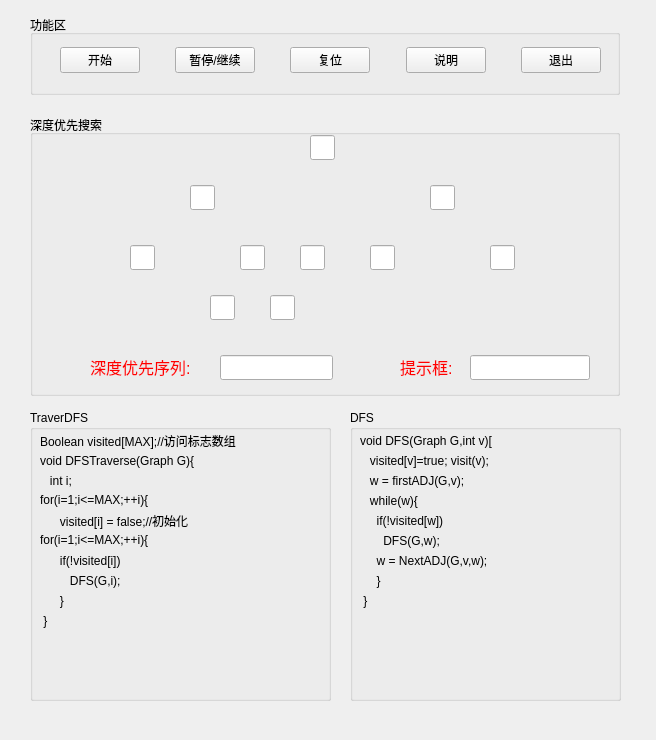
<?xml version="1.0" encoding="UTF-8"?>
<ui version="4.0">
 <class>DFS_Graph</class>
 <widget class="QMainWindow" name="DFS_Graph">
  <property name="geometry">
   <rect>
    <x>0</x>
    <y>0</y>
    <width>656</width>
    <height>740</height>
   </rect>
  </property>
  <property name="windowTitle">
   <string>MainWindow</string>
  </property>
  <widget class="QWidget" name="centralwidget">
   <widget class="QGroupBox" name="ButtonBox">
    <property name="geometry">
     <rect>
      <x>30</x>
      <y>15</y>
      <width>590</width>
      <height>80</height>
     </rect>
    </property>
    <property name="title">
     <string>功能区</string>
    </property>
    <widget class="QWidget" name="layoutWidget">
     <property name="geometry">
      <rect>
       <x>30</x>
       <y>30</y>
       <width>541</width>
       <height>30</height>
      </rect>
     </property>
     <layout class="QHBoxLayout" name="horizontalLayout">
      <item>
       <widget class="QPushButton" name="startButton">
        <property name="text">
         <string>开始</string>
        </property>
       </widget>
      </item>
      <item>
       <spacer name="horizontalSpacer">
        <property name="orientation">
         <enum>Qt::Horizontal</enum>
        </property>
        <property name="sizeHint" stdset="0">
         <size>
          <width>40</width>
          <height>20</height>
         </size>
        </property>
       </spacer>
      </item>
      <item>
       <widget class="QPushButton" name="pauseButton">
        <property name="text">
         <string>暂停/继续</string>
        </property>
       </widget>
      </item>
      <item>
       <spacer name="horizontalSpacer_2">
        <property name="orientation">
         <enum>Qt::Horizontal</enum>
        </property>
        <property name="sizeHint" stdset="0">
         <size>
          <width>40</width>
          <height>20</height>
         </size>
        </property>
       </spacer>
      </item>
      <item>
       <widget class="QPushButton" name="frashButton">
        <property name="text">
         <string>复位</string>
        </property>
       </widget>
      </item>
      <item>
       <spacer name="horizontalSpacer_3">
        <property name="orientation">
         <enum>Qt::Horizontal</enum>
        </property>
        <property name="sizeHint" stdset="0">
         <size>
          <width>40</width>
          <height>20</height>
         </size>
        </property>
       </spacer>
      </item>
      <item>
       <widget class="QPushButton" name="explainButton">
        <property name="text">
         <string>说明</string>
        </property>
       </widget>
      </item>
      <item>
       <spacer name="horizontalSpacer_4">
        <property name="orientation">
         <enum>Qt::Horizontal</enum>
        </property>
        <property name="sizeHint" stdset="0">
         <size>
          <width>40</width>
          <height>20</height>
         </size>
        </property>
       </spacer>
      </item>
      <item>
       <widget class="QPushButton" name="backButton">
        <property name="text">
         <string>退出</string>
        </property>
       </widget>
      </item>
     </layout>
    </widget>
   </widget>
   <widget class="QGroupBox" name="groupBox">
    <property name="geometry">
     <rect>
      <x>30</x>
      <y>115</y>
      <width>590</width>
      <height>281</height>
     </rect>
    </property>
    <property name="title">
     <string>深度优先搜索</string>
    </property>
    <widget class="QLineEdit" name="lineEdit_5">
     <property name="geometry">
      <rect>
       <x>180</x>
       <y>180</y>
       <width>25</width>
       <height>25</height>
      </rect>
     </property>
     <property name="minimumSize">
      <size>
       <width>25</width>
       <height>25</height>
      </size>
     </property>
     <property name="maximumSize">
      <size>
       <width>25</width>
       <height>25</height>
      </size>
     </property>
     <property name="styleSheet">
      <string notr="true">font: 12pt &quot;宋体&quot;;</string>
     </property>
    </widget>
    <widget class="QLineEdit" name="lineEdit_3">
     <property name="geometry">
      <rect>
       <x>100</x>
       <y>130</y>
       <width>25</width>
       <height>25</height>
      </rect>
     </property>
     <property name="minimumSize">
      <size>
       <width>25</width>
       <height>25</height>
      </size>
     </property>
     <property name="maximumSize">
      <size>
       <width>25</width>
       <height>25</height>
      </size>
     </property>
     <property name="styleSheet">
      <string notr="true">font: 12pt &quot;宋体&quot;;</string>
     </property>
    </widget>
    <widget class="QLineEdit" name="lineEdit_6">
     <property name="geometry">
      <rect>
       <x>240</x>
       <y>180</y>
       <width>25</width>
       <height>25</height>
      </rect>
     </property>
     <property name="minimumSize">
      <size>
       <width>25</width>
       <height>25</height>
      </size>
     </property>
     <property name="maximumSize">
      <size>
       <width>25</width>
       <height>25</height>
      </size>
     </property>
     <property name="styleSheet">
      <string notr="true">font: 12pt &quot;宋体&quot;;</string>
     </property>
    </widget>
    <widget class="QLineEdit" name="lineEdit_1">
     <property name="geometry">
      <rect>
       <x>280</x>
       <y>20</y>
       <width>25</width>
       <height>25</height>
      </rect>
     </property>
     <property name="minimumSize">
      <size>
       <width>25</width>
       <height>25</height>
      </size>
     </property>
     <property name="maximumSize">
      <size>
       <width>25</width>
       <height>25</height>
      </size>
     </property>
     <property name="styleSheet">
      <string notr="true">font: 12pt &quot;宋体&quot;;</string>
     </property>
    </widget>
    <widget class="QLineEdit" name="lineEdit_7">
     <property name="geometry">
      <rect>
       <x>270</x>
       <y>130</y>
       <width>25</width>
       <height>25</height>
      </rect>
     </property>
     <property name="minimumSize">
      <size>
       <width>25</width>
       <height>25</height>
      </size>
     </property>
     <property name="maximumSize">
      <size>
       <width>25</width>
       <height>25</height>
      </size>
     </property>
     <property name="styleSheet">
      <string notr="true">font: 12pt &quot;宋体&quot;;</string>
     </property>
    </widget>
    <widget class="QLineEdit" name="lineEdit">
     <property name="geometry">
      <rect>
       <x>190</x>
       <y>240</y>
       <width>113</width>
       <height>25</height>
      </rect>
     </property>
    </widget>
    <widget class="QLabel" name="label_20">
     <property name="geometry">
      <rect>
       <x>60</x>
       <y>240</y>
       <width>130</width>
       <height>25</height>
      </rect>
     </property>
     <property name="text">
      <string>&lt;html&gt;&lt;head/&gt;&lt;body&gt;&lt;p&gt;&lt;span style=&quot; font-size:12pt; color:#ff0000;&quot;&gt;深度优先序列:&lt;/span&gt;&lt;/p&gt;&lt;/body&gt;&lt;/html&gt;</string>
     </property>
    </widget>
    <widget class="QLineEdit" name="lineEdit_9">
     <property name="geometry">
      <rect>
       <x>340</x>
       <y>130</y>
       <width>25</width>
       <height>25</height>
      </rect>
     </property>
     <property name="minimumSize">
      <size>
       <width>25</width>
       <height>25</height>
      </size>
     </property>
     <property name="maximumSize">
      <size>
       <width>25</width>
       <height>25</height>
      </size>
     </property>
     <property name="styleSheet">
      <string notr="true">font: 12pt &quot;宋体&quot;;</string>
     </property>
    </widget>
    <widget class="QLabel" name="label_21">
     <property name="geometry">
      <rect>
       <x>370</x>
       <y>240</y>
       <width>70</width>
       <height>25</height>
      </rect>
     </property>
     <property name="text">
      <string>&lt;html&gt;&lt;head/&gt;&lt;body&gt;&lt;p&gt;&lt;span style=&quot; font-size:12pt; color:#ff0000;&quot;&gt;提示框:&lt;/span&gt;&lt;/p&gt;&lt;/body&gt;&lt;/html&gt;</string>
     </property>
    </widget>
    <widget class="QLineEdit" name="inforlineEdit">
     <property name="geometry">
      <rect>
       <x>440</x>
       <y>240</y>
       <width>120</width>
       <height>25</height>
      </rect>
     </property>
    </widget>
    <widget class="QLineEdit" name="lineEdit_2">
     <property name="geometry">
      <rect>
       <x>160</x>
       <y>70</y>
       <width>25</width>
       <height>25</height>
      </rect>
     </property>
     <property name="minimumSize">
      <size>
       <width>25</width>
       <height>25</height>
      </size>
     </property>
     <property name="maximumSize">
      <size>
       <width>25</width>
       <height>25</height>
      </size>
     </property>
     <property name="styleSheet">
      <string notr="true">font: 12pt &quot;宋体&quot;;</string>
     </property>
    </widget>
    <widget class="QLineEdit" name="lineEdit_4">
     <property name="geometry">
      <rect>
       <x>210</x>
       <y>130</y>
       <width>25</width>
       <height>25</height>
      </rect>
     </property>
     <property name="minimumSize">
      <size>
       <width>25</width>
       <height>25</height>
      </size>
     </property>
     <property name="maximumSize">
      <size>
       <width>25</width>
       <height>25</height>
      </size>
     </property>
     <property name="styleSheet">
      <string notr="true">font: 12pt &quot;宋体&quot;;</string>
     </property>
    </widget>
    <widget class="QLineEdit" name="lineEdit_8">
     <property name="geometry">
      <rect>
       <x>400</x>
       <y>70</y>
       <width>25</width>
       <height>25</height>
      </rect>
     </property>
     <property name="minimumSize">
      <size>
       <width>25</width>
       <height>25</height>
      </size>
     </property>
     <property name="maximumSize">
      <size>
       <width>25</width>
       <height>25</height>
      </size>
     </property>
     <property name="styleSheet">
      <string notr="true">font: 12pt &quot;宋体&quot;;</string>
     </property>
    </widget>
    <widget class="QLineEdit" name="lineEdit_10">
     <property name="geometry">
      <rect>
       <x>460</x>
       <y>130</y>
       <width>25</width>
       <height>25</height>
      </rect>
     </property>
     <property name="minimumSize">
      <size>
       <width>25</width>
       <height>25</height>
      </size>
     </property>
     <property name="maximumSize">
      <size>
       <width>25</width>
       <height>25</height>
      </size>
     </property>
     <property name="styleSheet">
      <string notr="true">font: 12pt &quot;宋体&quot;;</string>
     </property>
    </widget>
   </widget>
   <widget class="QGroupBox" name="groupBox_2">
    <property name="geometry">
     <rect>
      <x>30</x>
      <y>410</y>
      <width>301</width>
      <height>291</height>
     </rect>
    </property>
    <property name="title">
     <string>TraverDFS</string>
    </property>
    <widget class="QLabel" name="label">
     <property name="geometry">
      <rect>
       <x>10</x>
       <y>20</y>
       <width>281</width>
       <height>21</height>
      </rect>
     </property>
     <property name="styleSheet">
      <string notr="true">font: 75 11pt &quot;宋体&quot;;</string>
     </property>
     <property name="text">
      <string>Boolean visited[MAX];//访问标志数组</string>
     </property>
    </widget>
    <widget class="QLabel" name="label_2">
     <property name="geometry">
      <rect>
       <x>10</x>
       <y>40</y>
       <width>261</width>
       <height>21</height>
      </rect>
     </property>
     <property name="styleSheet">
      <string notr="true">font: 11pt &quot;宋体&quot;;</string>
     </property>
     <property name="text">
      <string>void DFSTraverse(Graph G){</string>
     </property>
    </widget>
    <widget class="QLabel" name="label_3">
     <property name="geometry">
      <rect>
       <x>10</x>
       <y>60</y>
       <width>261</width>
       <height>21</height>
      </rect>
     </property>
     <property name="styleSheet">
      <string notr="true">font: 11pt &quot;宋体&quot;;</string>
     </property>
     <property name="text">
      <string>   int i;</string>
     </property>
    </widget>
    <widget class="QLabel" name="label_4">
     <property name="geometry">
      <rect>
       <x>10</x>
       <y>80</y>
       <width>261</width>
       <height>21</height>
      </rect>
     </property>
     <property name="styleSheet">
      <string notr="true">font: 11pt &quot;宋体&quot;;</string>
     </property>
     <property name="text">
      <string>   for(i=1;i&lt;=MAX;++i){</string>
     </property>
    </widget>
    <widget class="QLabel" name="label_5">
     <property name="geometry">
      <rect>
       <x>10</x>
       <y>100</y>
       <width>271</width>
       <height>21</height>
      </rect>
     </property>
     <property name="styleSheet">
      <string notr="true">font: 11pt &quot;宋体&quot;;</string>
     </property>
     <property name="text">
      <string>      visited[i] = false;//初始化</string>
     </property>
    </widget>
    <widget class="QLabel" name="label_6">
     <property name="geometry">
      <rect>
       <x>10</x>
       <y>120</y>
       <width>261</width>
       <height>21</height>
      </rect>
     </property>
     <property name="styleSheet">
      <string notr="true">font: 11pt &quot;宋体&quot;;</string>
     </property>
     <property name="text">
      <string>   for(i=1;i&lt;=MAX;++i){</string>
     </property>
    </widget>
    <widget class="QLabel" name="label_7">
     <property name="geometry">
      <rect>
       <x>10</x>
       <y>140</y>
       <width>261</width>
       <height>21</height>
      </rect>
     </property>
     <property name="styleSheet">
      <string notr="true">font: 11pt &quot;宋体&quot;;</string>
     </property>
     <property name="text">
      <string>      if(!visited[i])</string>
     </property>
    </widget>
    <widget class="QLabel" name="label_8">
     <property name="geometry">
      <rect>
       <x>10</x>
       <y>160</y>
       <width>261</width>
       <height>21</height>
      </rect>
     </property>
     <property name="styleSheet">
      <string notr="true">font: 11pt &quot;宋体&quot;;</string>
     </property>
     <property name="text">
      <string>         DFS(G,i);</string>
     </property>
    </widget>
    <widget class="QLabel" name="label_9">
     <property name="geometry">
      <rect>
       <x>10</x>
       <y>180</y>
       <width>261</width>
       <height>21</height>
      </rect>
     </property>
     <property name="styleSheet">
      <string notr="true">font: 11pt &quot;宋体&quot;;</string>
     </property>
     <property name="text">
      <string>      }</string>
     </property>
    </widget>
    <widget class="QLabel" name="label_10">
     <property name="geometry">
      <rect>
       <x>10</x>
       <y>200</y>
       <width>261</width>
       <height>21</height>
      </rect>
     </property>
     <property name="styleSheet">
      <string notr="true">font: 11pt &quot;宋体&quot;;</string>
     </property>
     <property name="text">
      <string> }</string>
     </property>
    </widget>
   </widget>
   <widget class="QGroupBox" name="groupBox_3">
    <property name="geometry">
     <rect>
      <x>350</x>
      <y>410</y>
      <width>271</width>
      <height>291</height>
     </rect>
    </property>
    <property name="title">
     <string>DFS</string>
    </property>
    <widget class="QLabel" name="label_11">
     <property name="geometry">
      <rect>
       <x>10</x>
       <y>160</y>
       <width>261</width>
       <height>21</height>
      </rect>
     </property>
     <property name="styleSheet">
      <string notr="true">font: 11pt &quot;宋体&quot;;</string>
     </property>
     <property name="text">
      <string>     }</string>
     </property>
    </widget>
    <widget class="QLabel" name="label_12">
     <property name="geometry">
      <rect>
       <x>10</x>
       <y>180</y>
       <width>261</width>
       <height>21</height>
      </rect>
     </property>
     <property name="styleSheet">
      <string notr="true">font: 11pt &quot;宋体&quot;;</string>
     </property>
     <property name="text">
      <string> }</string>
     </property>
    </widget>
    <widget class="QLabel" name="label_13">
     <property name="geometry">
      <rect>
       <x>10</x>
       <y>80</y>
       <width>261</width>
       <height>21</height>
      </rect>
     </property>
     <property name="styleSheet">
      <string notr="true">font: 11pt &quot;宋体&quot;;</string>
     </property>
     <property name="text">
      <string>   while(w){</string>
     </property>
    </widget>
    <widget class="QLabel" name="label_14">
     <property name="geometry">
      <rect>
       <x>10</x>
       <y>140</y>
       <width>261</width>
       <height>21</height>
      </rect>
     </property>
     <property name="styleSheet">
      <string notr="true">font: 11pt &quot;宋体&quot;;</string>
     </property>
     <property name="text">
      <string>     w = NextADJ(G,v,w);</string>
     </property>
    </widget>
    <widget class="QLabel" name="label_15">
     <property name="geometry">
      <rect>
       <x>10</x>
       <y>20</y>
       <width>281</width>
       <height>21</height>
      </rect>
     </property>
     <property name="styleSheet">
      <string notr="true">font: 11pt &quot;宋体&quot;;</string>
     </property>
     <property name="text">
      <string>void DFS(Graph G,int v)[</string>
     </property>
    </widget>
    <widget class="QLabel" name="label_16">
     <property name="geometry">
      <rect>
       <x>10</x>
       <y>60</y>
       <width>261</width>
       <height>21</height>
      </rect>
     </property>
     <property name="styleSheet">
      <string notr="true">font: 11pt &quot;宋体&quot;;</string>
     </property>
     <property name="text">
      <string>   w = firstADJ(G,v);</string>
     </property>
    </widget>
    <widget class="QLabel" name="label_17">
     <property name="geometry">
      <rect>
       <x>10</x>
       <y>120</y>
       <width>261</width>
       <height>21</height>
      </rect>
     </property>
     <property name="styleSheet">
      <string notr="true">font: 11pt &quot;宋体&quot;;</string>
     </property>
     <property name="text">
      <string>       DFS(G,w);</string>
     </property>
    </widget>
    <widget class="QLabel" name="label_18">
     <property name="geometry">
      <rect>
       <x>10</x>
       <y>40</y>
       <width>261</width>
       <height>21</height>
      </rect>
     </property>
     <property name="styleSheet">
      <string notr="true">font: 11pt &quot;宋体&quot;;</string>
     </property>
     <property name="text">
      <string>   visited[v]=true; visit(v);</string>
     </property>
    </widget>
    <widget class="QLabel" name="label_19">
     <property name="geometry">
      <rect>
       <x>10</x>
       <y>100</y>
       <width>271</width>
       <height>21</height>
      </rect>
     </property>
     <property name="styleSheet">
      <string notr="true">font: 11pt &quot;宋体&quot;;</string>
     </property>
     <property name="text">
      <string>     if(!visited[w])</string>
     </property>
    </widget>
   </widget>
  </widget>
  <widget class="QMenuBar" name="menubar">
   <property name="geometry">
    <rect>
     <x>0</x>
     <y>0</y>
     <width>656</width>
     <height>23</height>
    </rect>
   </property>
  </widget>
 </widget>
 <resources/>
 <connections/>
</ui>
